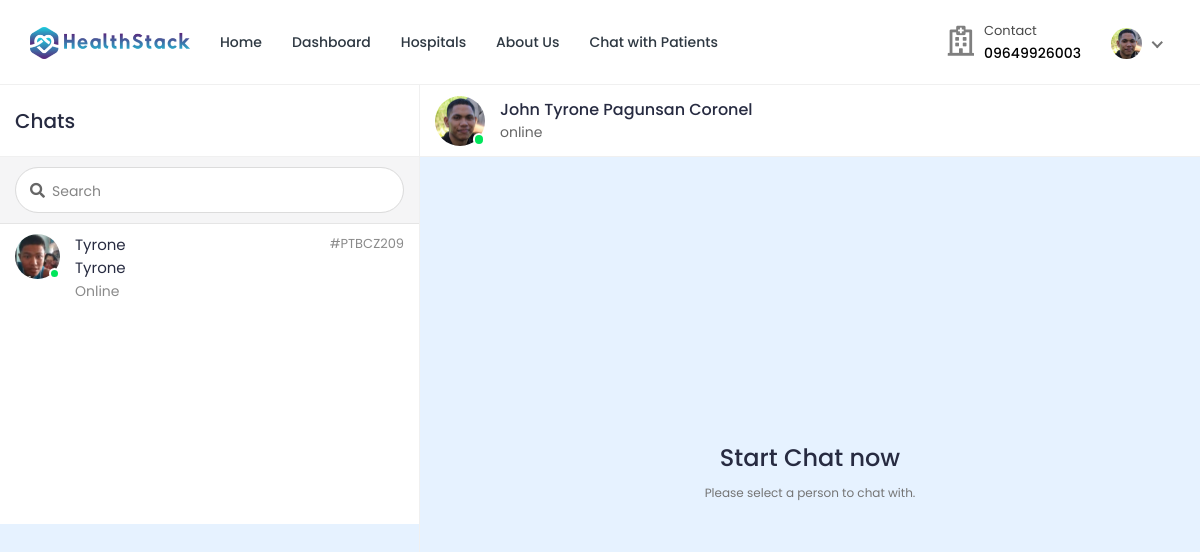
/chat/home/24/ (signed in), run on the app's committed database.
### doctor/models.py (models this page shows, shortened)
class Doctor_Information(models.Model):
    DOCTOR_TYPE = (
        ('Cardiologists', 'Cardiologists'),
        ('Neurologists', 'Neurologists'),
        ('Pediatricians', 'Pediatricians'),
        ('Physiatrists', 'Physiatrists'),
        ('Dermatologists', 'Dermatologists'),
    )
    doctor_id = models.AutoField(primary_key=True)
    user = models.OneToOneField(User, on_delete=models.CASCADE, null=True, blank=True, related_name='profile')
    name = models.CharField(max_length=200, null=True, blank=True)
    username = models.CharField(max_length=200, null=True, blank=True)
    gender = models.CharField(max_length=200, null=True, blank=True)
    description = models.TextField(max_length=1000, null=True, blank=True)
    department = models.CharField(max_length=200, choices=DOCTOR_TYPE, null=True, blank=True)
    department_name = models.ForeignKey(hospital_department, on_delete=models.SET_NULL, null=True, blank=True)
    specialization = models.ForeignKey(specialization, on_delete=models.SET_NULL, null=True, blank=True)
    featured_image = models.ImageField(upload_to='doctors/', default='doctors/user-default.png', null=True, blank=True)
    certificate_image = models.ImageField(upload_to='doctors_certificate/', default='doctors_certificate/default.png', null=True, blank=True)
    email = models.EmailField(max_length=200, null=True, blank=True)
    phone_number = models.CharField(max_length=200, null=True, blank=True)
    nid = models.CharField(max_length=200, null=True, blank=True)
    visiting_hour = models.CharField(max_length=200, null=True, blank=True)
    consultation_fee = models.IntegerField(null=True, blank=True)
    report_fee = models.IntegerField(null=True, blank=True)
    dob = models.CharField(max_length=200, null=True, blank=True)
    institute = models.CharField(max_length=200, null=True, blank=True)
    degree = models.CharField(max_length=200, null=True, blank=True)
    completion_year = models.CharField(max_length=200, null=True, blank=True)
    work_place = models.CharField(max_length=200, null=True, blank=True)
    designation = models.CharField(max_length=200, null=True, blank=True)
    start_year = models.CharField(max_length=200, null=True, blank=True)
    end_year = models.CharField(max_length=200, null=True, blank=True)
    register_status =  models.CharField(max_length=200, null=True, blank=True)
    hospital_name = models.ForeignKey(Hospital_Information, on_delete=models.SET_NULL, null=True, blank=True)

### hospital/models.py (models this page shows, shortened)
class Patient(models.Model):
    patient_id = models.AutoField(primary_key=True)
    user = models.OneToOneField(User, on_delete=models.CASCADE, null=True, blank=True, related_name='patient')
    name = models.CharField(max_length=200, null=True, blank=True)
    username = models.CharField(max_length=200, null=True, blank=True)
    age = models.IntegerField(null=True, blank=True)
    email = models.EmailField(max_length=200, null=True, blank=True)
    phone_number = models.IntegerField(null=True, blank=True)
    address = models.CharField(max_length=200, null=True, blank=True)
    featured_image = models.ImageField(upload_to='patients/', default='patients/user-default.png', null=True, blank=True)
    blood_group = models.CharField(max_length=200, null=True, blank=True)
    history = models.CharField(max_length=200, null=True, blank=True)
    dob = models.CharField(max_length=200, null=True, blank=True)
    nid = models.CharField(max_length=200, null=True, blank=True)
    serial_number = models.CharField(max_length=200, null=True, blank=True)
    login_status = models.CharField(max_length=200, null=True, blank=True, default="offline")

### ChatApp/views.py (the view, shortened to what this page needs)
# urls.py: path('', views.home, name='chat-home'),
@csrf_exempt
@login_required(login_url='login')
@cache_control(no_cache=True, must_revalidate=True, no_store=True)
def home(request,pk):
    if request.user.is_patient:
            User = get_user_model()
            users = User.objects.all()
            patients = Patient.objects.get(user_id=pk)
            appointments = Appointment.objects.filter(patient=patients).filter(appointment_status='confirmed')
            doctor= Doctor_Information.objects.filter(appointment__in=appointments).distinct()
            if not doctor.exists():
                doctor = Doctor_Information.objects.exclude(user=request.user).distinct()
            chats = {}
            if request.method == 'GET' and 'u' in request.GET:
                chats = chatMessages.objects.filter(Q(user_from=request.user.id, user_to=request.GET['u']) | Q(user_from=request.GET['u'], user_to=request.user.id))
                chats = chats.order_by('date_created')
                doc = Doctor_Information.objects.get(user_id=request.GET['u'])
                context = {
                "page":"home",
                "users":users,
                "chats":chats,
                "patient":patients,
                "doctor":doctor,
                "doc":doc,
                "app":appointments,
                "chat_id": int(request.GET['u'] if request.method == 'GET' and 'u' in request.GET else 0)
            }
            elif request.method == 'GET' and 'search' in request.GET:
                query = request.GET.get('search')
                doctor= Doctor_Information.objects.filter(Q(user__first_name__icontains=query) | Q(user__last_name__icontains=query))
                context = {
                "page":"home",
                "users":users,
                "patient":patients,
                "doctor":doctor,
            }
            else:
                context = {
                    "page":"home",
                    "users":users,
                    "chats":chats,
                    "patient":patients,
                    "doctor":doctor,
                    "app":appointments,
                    "chat_id": int(request.GET['u'] if request.method == 'GET' and 'u' in request.GET else 0)
                }
            print(request.GET['u'] if request.method == 'GET' and 'u' in request.GET else 0)
            return render(request,"chat.html",context)
    elif request.user.is_doctor:
            User = get_user_model()
            users = User.objects.all()
            doctor = Doctor_Information.objects.get(user_id=pk)
            appointments = Appointment.objects.filter(doctor=doctor).filter(appointment_status='confirmed')
            patients= Patient.objects.filter(appointment__in=appointments).distinct()
            if not patients.exists():
                patients = Patient.objects.exclude(user=request.user).distinct()
            chats = {}
            if request.method == 'GET' and 'u' in request.GET:
                chats = chatMessages.objects.filter(Q(user_from=request.user.id, user_to=request.GET['u']) | Q(user_from=request.GET['u'], user_to=request.user.id))
                chats = chats.order_by('date_created')
                pat = Patient.objects.get(user_id=request.GET['u'])
                context = {
                "page":"home",
                "users":users,
                "chats":chats,
                "patient":patients,
                "doctor":doctor,
                "pat":pat,
                "app":appointments,
                "chat_id": int(request.GET['u'] if request.method == 'GET' and 'u' in request.GET else 0)
            }
            else:
                context = {
                    "page":"home",
                    "users":users,
                    "chats":chats,
                    "patient":patients,
                    "doctor":doctor,
                    "chat_id": int(request.GET['u'] if request.method == 'GET' and 'u' in request.GET else 0)
                }
            print(request.GET['u'] if request.method == 'GET' and 'u' in request.GET else 0)
            return render(request,"chat-doctor.html",context)

### templates/chat-doctor.html (shortened to what this page needs)
{% load static %}
{% load tz%}
<!DOCTYPE html>
<html lang="en">
<head>
		<link rel="stylesheet" href="{% static 'HealthStack-System/css/Normal/bootstrap.min.css' %}">
		<link rel="stylesheet" href="{% static 'HealthStack-System/plugins/Normal/fontawesome/css/fontawesome.min.css' %}">
		<link rel="stylesheet" href="{% static 'HealthStack-System/plugins/Normal/fontawesome/css/all.min.css' %}">
		<link rel="stylesheet" href="{% static 'HealthStack-System/css/Normal/style.css' %}">
		<link rel="stylesheet" href="{% static 'HealthStack-System/plugins/Normal/fancybox/jquery.fancybox.min.css'%}">
	</head>
	<body class="chat-page">
		<div class="main-wrapper">
			<header class="header">{% include 'doctor-navbar.html' %}</header>
			<div class="content">
				<div class="container-fluid">
					<div class="row">
						<div class="col-xl-12">
							<div class="chat-window">
								<div class="chat-cont-left">
									<div class="chat-header">
										<span>Chats</span>
									</div>
									<form class="chat-search" method="GET" action = "{% url 'chat-home' pk=user.id %}">
										<div class="input-group">
											<div class="input-group-prepend">
											</div>
											<input type="text" class="form-control" placeholder="Search" name="search">
										</div>
									</form>
									<div class="chat-users-list">
										<div class="chat-scroll">
										{% for u in patient %}
											<a href="{% url 'chat-home' pk=user.id %}?u={{u.user.id}}" class="media">
												<div class="media-img-wrap">
													{%if u.user.login_status%}
													<div class="avatar avatar-online">
														<img src="{{ u.featured_image.url }}" alt="User Image" class="avatar-img rounded-circle">
													</div>
													{%else%}
													<div class="avatar avatar-away">
														<img src="{{ u.featured_image.url }}" alt="User Image" class="avatar-img rounded-circle">
													</div>
													{%endif%}
												</div>
												<div class="media-body">
													<div>
														<div class="user-name">{{u.name}}</div>
														<div>
															<div class="user-name">{{u.name}}</div>
															{%if u.user.login_status%}
															<div class="user-last-chat">Online</div>
															{%else%}
															<div class="user-last-chat">Offline</div>
															{%endif%}
														</div>
													</div>
													<div>
														<div class="last-chat-time block">{{u.serial_number}}</div>
													</div>
												</div>
											</a>
										{% endfor %}
										</div>
									</div>
								</div>
								<div class="chat-cont-right">
									<div class="chat-header">
										<div class="media">
											<div class="media-img-wrap">
												<div class="avatar avatar-online">
													<img src="{{doctor.featured_image.url}}" alt="User Image" class="avatar-img rounded-circle">
												</div>
											</div>
											<div class="media-body">
												<div class="user-name">{{doctor.name}}</div>
												<div class="user-status">online</div>
											</div>
										</div>
									</div>
									{% if not chat_id > 0 %}
										<div class="d-flex flex-column justify-content-center align-items-center" style="height: 650px;">
											<h3>Start Chat now</h3>
											<p><small class="text-muted">Please select a person to chat with.</small></p>
										</div>
									{% endif %}
								</div>
							</div>
						</div>
					</div>
				</div>
			</div>
	</body>
</html>

### templates/doctor-navbar.html (shortened to what this page needs)
{% load static %}
<nav class="navbar navbar-expand-lg header-nav">
  <div class="navbar-header">
    <a href="{% url 'hospital_home'%}" class="navbar-brand logo">
      <img
        src="{% static 'HealthStack-System/images/Normal/logo.jpg' %}"
        class="img-fluid"
        alt="Logo"
      />
    </a>
  </div>
  <div class="main-menu-wrapper">
    <ul class="main-nav">
      <li>
        <a href="{% url 'hospital_home'%}">Home</a>
      </li>
      <li>
        <a href="{% url 'doctor-dashboard'%}">Dashboard</a>
      </li>
      <li><a href="{% url 'multiple-hospital' %}" style="text-decoration: none;">Hospitals</a></li>
      <li>
        <a href="{% url 'about-us'%}">About Us</a>
      </li>
      <li>
        <a href="{% url 'chat-home' pk=user.id %}">Chat with Patients</a>
      </li>
    </ul>
  </div>
  <ul class="nav header-navbar-rht">
    <li class="nav-item contact-item">
      <div class="header-contact-img">
        <i class="far fa-hospital"></i>
      </div>
      <div class="header-contact-detail">
        <p class="contact-header">Contact</p>
        {% include 'includes/contact-phone.html' %}
      </div>
    </li>
    <li class="nav-item dropdown has-arrow logged-item">
      <a href="#" class="dropdown-toggle nav-link" data-toggle="dropdown">
        <span class="user-img">
          <img
            class="rounded-circle"
            src="{{ doctor.featured_image.url }}"
            width="31"
            alt="Darren Elder"
          />
        </span>
      </a>
    </li>
  </ul>
</nav>

### templates/includes/contact-phone.html
{% if user.is_authenticated and user.is_patient and user.patient.phone_number %}
{% with phone=user.patient.phone_number|stringformat:"s" %}
<p class="contact-info-header">{% if phone|slice:":1" == "0" %}{{ phone }}{% else %}0{{ phone }}{% endif %}</p>
{% endwith %}
{% elif user.is_authenticated and user.is_doctor and user.profile.phone_number %}
{% with phone=user.profile.phone_number|stringformat:"s" %}
<p class="contact-info-header">{% if phone|slice:":1" == "0" %}{{ phone }}{% else %}0{{ phone }}{% endif %}</p>
{% endwith %}
{% elif user.is_authenticated and user.is_hospital_admin and user.hospital_admin.phone_number %}
{% with phone=user.hospital_admin.phone_number|stringformat:"s" %}
<p class="contact-info-header">{% if phone|slice:":1" == "0" %}{{ phone }}{% else %}0{{ phone }}{% endif %}</p>
{% endwith %}
{% elif patient.phone_number %}
{% with phone=patient.phone_number|stringformat:"s" %}
<p class="contact-info-header">{% if phone|slice:":1" == "0" %}{{ phone }}{% else %}0{{ phone }}{% endif %}</p>
{% endwith %}
{% elif doctor.phone_number %}
{% with phone=doctor.phone_number|stringformat:"s" %}
<p class="contact-info-header">{% if phone|slice:":1" == "0" %}{{ phone }}{% else %}0{{ phone }}{% endif %}</p>
{% endwith %}
{% else %}
<p class="contact-info-header">Not set</p>
{% endif %}

### data on the page
Doctor_Information: phone_number "09649926003", featured_image (picture), name "John Tyrone Pagunsan Coronel"
Patient: featured_image (picture), name "Tyrone", shows "Online", serial_number "#PTBCZ209"
